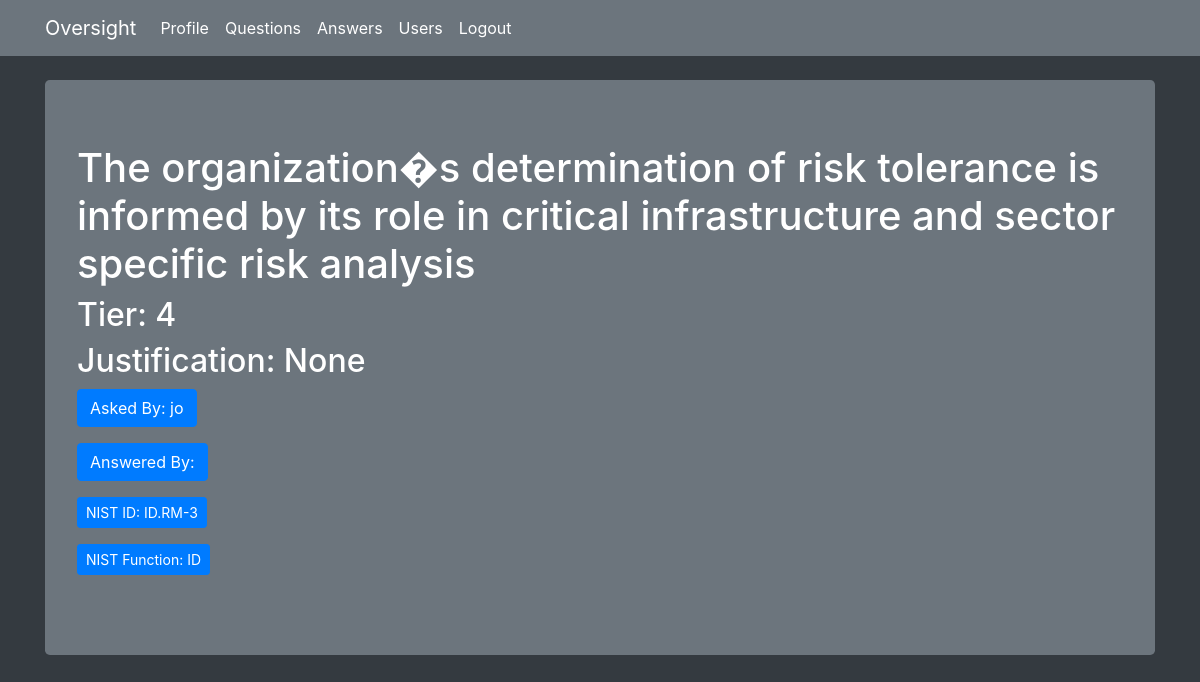
/question/24 (signed in), run on the app's committed database.
### flaskqa/models.py (models this page shows, shortened)
class Question(db.Model):
    id = db.Column(db.Integer, primary_key=True)
    question = db.Column(db.Integer)
    answer = db.Column(db.Integer)
    asked_by_id = db.Column(db.Integer, db.ForeignKey('user.id'))
    expert_id = db.Column(db.Integer, db.ForeignKey('user.id'))
    nist_id = db.Column(db.String)
    nist_function = db.Column(db.String)
    nist_subcategory = db.Column(db.String)
    justification = db.Column(db.Text)

class User(UserMixin, db.Model):
    id = db.Column(db.Integer, primary_key=True)
    name = db.Column(db.String(50))
    password = db.Column(db.String(100))
    expert = db.Column(db.Boolean)
    admin = db.Column(db.Boolean)
    questions_asked = db.relationship(
        'Question',
        foreign_keys='Question.asked_by_id',
        backref='asker',
        lazy=True
    )
    answers_requested = db.relationship(
        'Question',
        foreign_keys='Question.expert_id',
        backref='expert',
        lazy=True
    )
    @property
    def unhashed_password(self):
        raise AttributeError('Cannot view unhashed password!')

### flaskqa/routes/main.py (the view)
@main.route('/question/<int:question_id>', methods=['GET', 'POST'])
@login_required
def question(question_id):
    if not current_user.expert:
        return redirect(url_for('main.index'))
    question = Question.query.get_or_404(question_id)
    if request.method == 'POST':
        question.answer = request.form['answer']
        db.session.commit()
        return redirect(url_for('main.unanswered'))
    context = {
        'question' : question
    }
    return render_template('question.html', **context)

### flaskqa/__init__.py (called while the page is built)
def create_app(config_file='settings.py'):
    app = Flask(__name__)
    app.config.from_pyfile(config_file)
    app.secret_key = b'\x10\x06@.\xcb\xac\xdb\xa7\xe8\x8d\xedi\x80O\ta.\xcc\x8a\x03&\x10C&'
    db.init_app(app)
    login_manager.init_app(app)
    login_manager.login_view = 'auth.login'
    @login_manager.user_loader
    def user_loader(user_id):
        return User.query.get(user_id)
    app.register_blueprint(main)
    app.register_blueprint(auth)
    app.cli.add_command(create_tables)
    return app

### flaskqa/templates/question.html (shortened to what this page needs)
{% extends 'base.html' %}
{% block content %}
<div class="jumbotron bg-secondary text-white">
        <h1>{{ question.question }}</h1>
        <h2>Tier: {{ question.answer }}</h2>
        <h2>Justification: {{ question.justification }}</h2>
        <p><a class="btn btn-primary btn-md">Asked By: {{ question.asker.name }}</a></p>
        <p><a class="btn btn-primary btn-md">Answered By: {{ question.expert.name }}</a></p>
        <p><a class="btn btn-primary btn-sm">NIST ID: {{ question.nist_id }}</a></p>
        <p><a class="btn btn-primary btn-sm">NIST Function: {{ question.nist_function }}</a></p>
      </div>
{% endblock %}

### data on the page
Question: question "The organization�s determination of risk tolerance is informed by its role in critical infrastructure and sector specific risk analysis", answer "4", justification "None", nist_id "ID.RM-3", nist_function "ID"
User: asker.name "jo"
